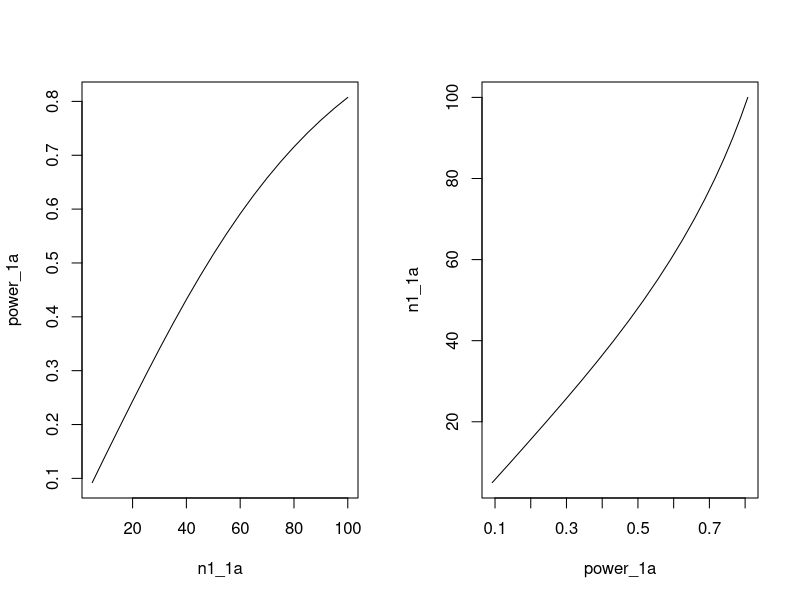
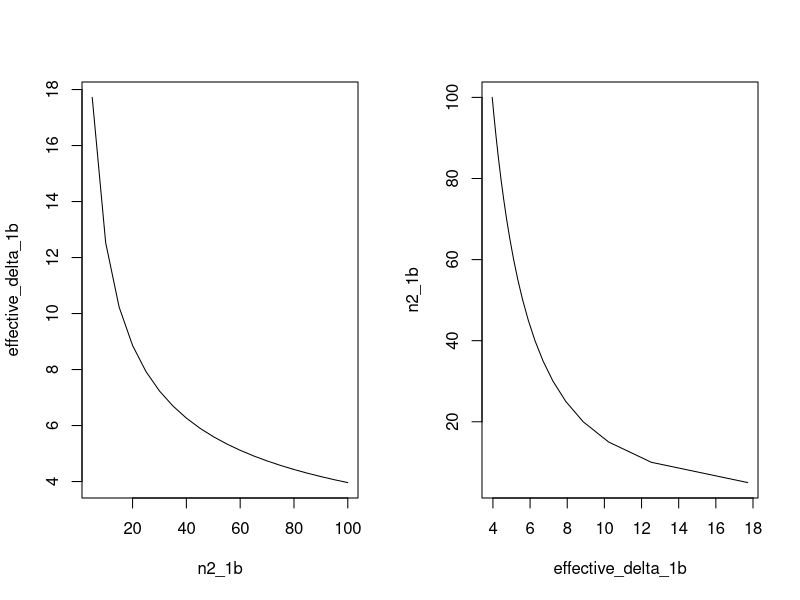
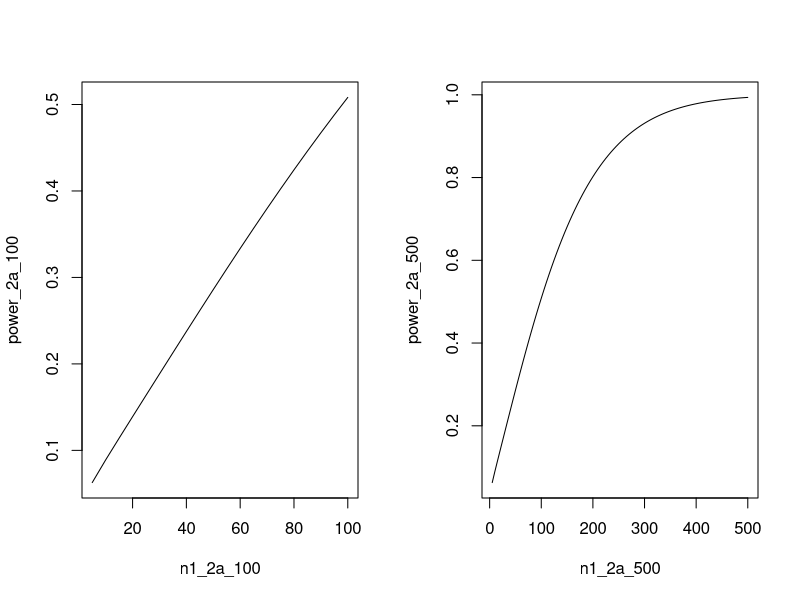
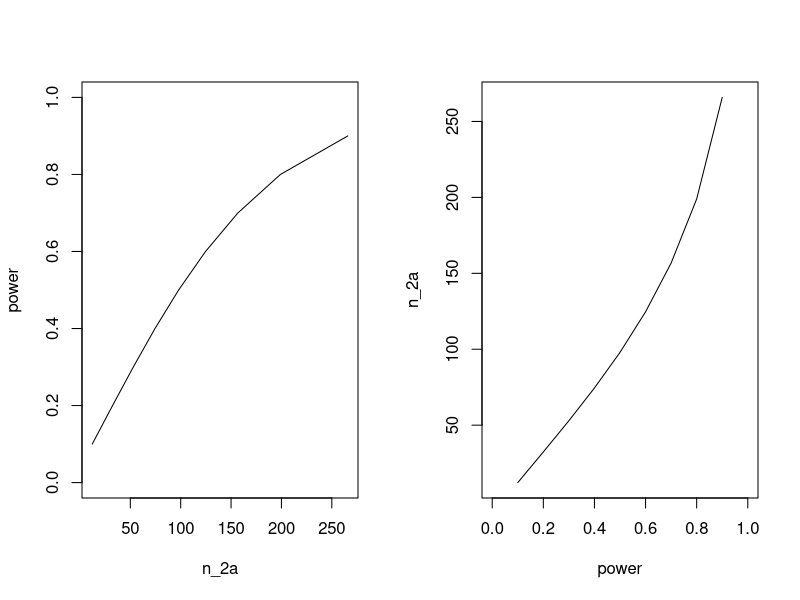
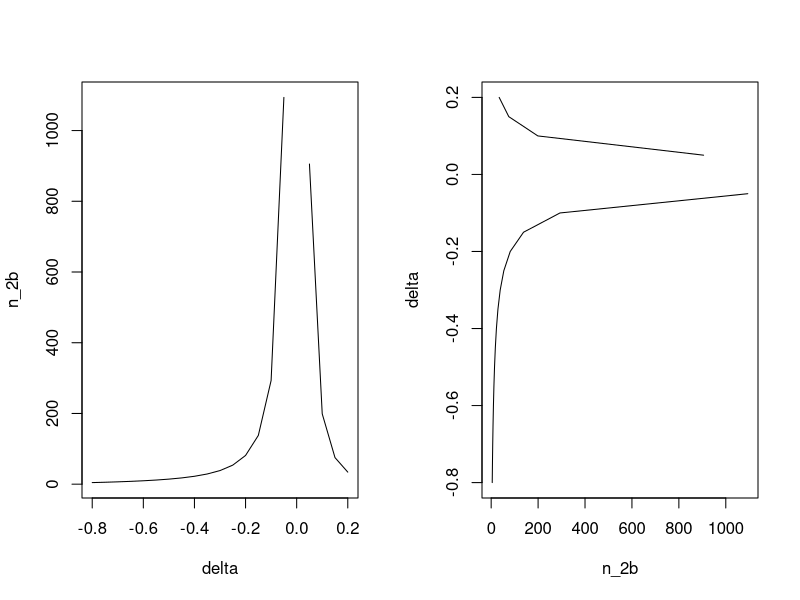
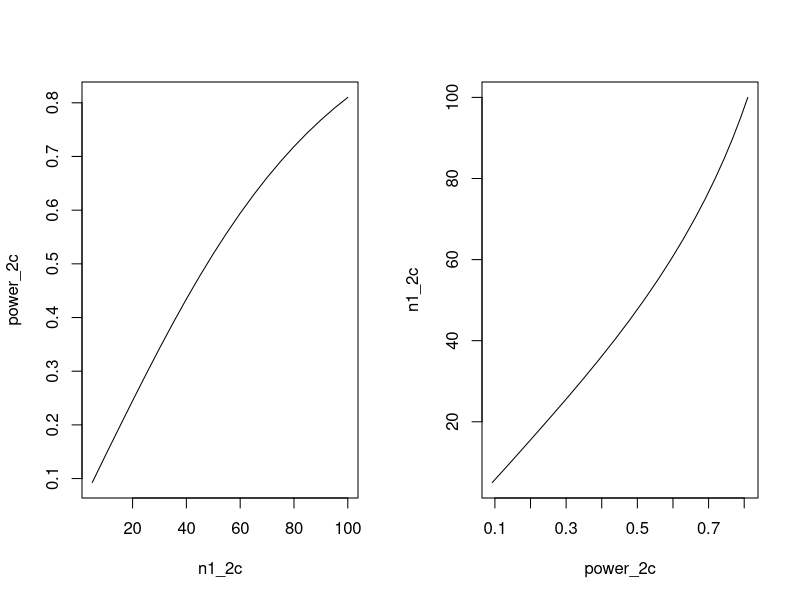
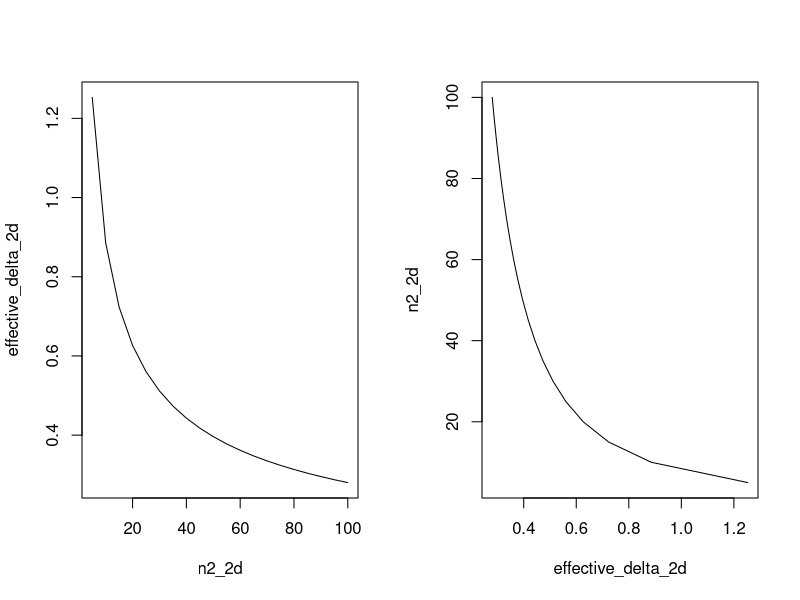

R code for these plots, in order:
#Question 1 part a
par.n_1a <- function (n,alpha,delta,sigma){
  #Calculate Z_alpha/2
  z1_1a <-qnorm(1-alpha/2)
  #Calculate the power
  z2_1a <-sqrt(n)*abs(delta)/sqrt(2)/abs(sigma)-z1_1a
  ans_1a <- pnorm(z2_1a)
  return(ans_1a)
}

n1_1a <- seq(5,100,by=5)
power_1a <- par.n_1a(n1_1a,0.05,4,10)

par(mfrow=c(1,2))
plot(n1_1a,power_1a,type="l")
plot(power_1a,n1_1a,type="l")

#Question 1 part b
par.n_1b <- function(n,alpha,beta,sigma){
  z1_1b <-qnorm(1-alpha/2)
  z2_1b <- qnorm(1-beta)
  ans_1b <- sqrt(2)*abs((z1_1b+z2_1b)*sigma)/sqrt(n)
  return(ans_1b)
}  
n2_1b <- seq(5,100,by=5)
effective_delta_1b <- par.n_1b(n2_1b,0.05,0.2,10)
par(mfrow=c(1,2))
plot(n2_1b,effective_delta_1b,type="l")
plot(effective_delta_1b,n2_1b,type="l")

#Question 2 part a
par.n_2a <- function (n,alpha,p1,p2){
  z1_2a <-qnorm(1-alpha/2)
  p_bar <- (p1+p2)/2
  #Calculate the power
  z2_2a <-(sqrt(n)*abs(p2-p1)-z1_2a*sqrt(2*p_bar*(1-p_bar)))/sqrt(p1*(1-p1)+p2*(1-p2))
  ans_2a <- pnorm(z2_2a)
  return(ans_2a)
}

n1_2a_100 <- seq(5,100,by=5)
power_2a_100 <- par.n_2a(n1_2a_100,0.05,0.8,0.9)

par(mfrow=c(1,2))
plot(n1_2a_100,power_2a_100,type="l")

n1_2a_500 <- seq(5,500,by=5)
power_2a_500 <- par.n_2a(n1_2a_500,0.05,0.8,0.9)

plot(n1_2a_500,power_2a_500,type="l")



par.n_2a_1 <- function (power,alpha,p1,p2){
  z1_2a <-qnorm(1-alpha/2)
  p_bar <- (p1+p2)/2
  #Calculate the power
  n_1=(1/(p2-p1)^2)*(qnorm(1-alpha/2)*sqrt(2*p_bar*(1-p_bar))+qnorm(power)*sqrt(p1*(1-p1)+p2*(1-p2)))^2
  return(n_1)
}
power=seq(0,1,by=0.1)
n_2a <- par.n_2a_1(power,0.05,0.8,0.9)
par(mfrow=c(1,2))
plot(n_2a,power,type="l")
plot(power,n_2a,type="l")


#Question 2 part b
par.n_2b <- function(delta,alpha,beta,p1){
  z1_2b  <- qnorm(1-alpha/2)
  z2_2b  <- qnorm(1-beta)
  p2     <- p1+delta
  p_bar  <- (p1+p2)/2
  ans_n  <- (z1_2b*sqrt(2*p_bar*(1-p_bar))+z2_2b*sqrt(p1*(1-p1)+p2*(1-p2)))^2/((p2-p1)^2)
  return(ans_n)
}  
delta <- seq(-0.8,0.2,by=0.05)
n_2b <- par.n_2b(delta,0.05,0.2,0.8)
par(mfrow=c(1,2))
plot(delta,n_2b,type="l")
plot(n_2b,delta,type="l")

#Question 2 part c
par.n_2c <- function (n,alpha,p1,p2){
  z1_2c <-qnorm(1-alpha/2)
  #Calculate the power
  delta=abs(2*asin(sqrt(p1))-2*asin(sqrt(p2)))
  z2_2c <-sqrt(n)*abs(delta)-z1_2c
  ans_2c <- pnorm(z2_2c)
  return(ans_2c)
}

#Since sample sizes in increments of 5 to 10
n1_2c <- seq(5,100,by=5)
power_2c <- par.n_2c(n1_2c,0.05,0.8,0.9)

par(mfrow=c(1,2))
plot(n1_2c,power_2c,type="l")
plot(power_2c,n1_2c,type="l")

#Question 2 part d
par.n_2d <- function(n,alpha,beta,p1,p2){
  z1_2d <-qnorm(1-alpha/2)
  z2_2d <- qnorm(1-beta)
  ans_2d <- abs(z1_2d+z2_2d)/abs(sqrt(n))
  return(ans_2d)
}  
n2_2d <- seq(5,100,by=5)
effective_delta_2d <- par.n_2d(n2_2d,0.05,0.2,0.8,0.9)
par(mfrow=c(1,2))
plot(n2_2d,effective_delta_2d,type="l")
plot(effective_delta_2d,n2_2d,type="l")